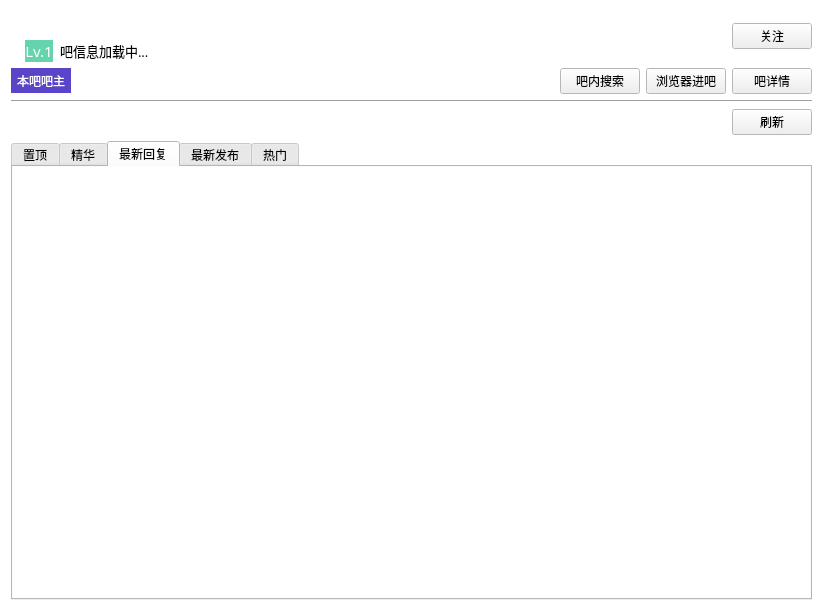
<?xml version="1.0" encoding="UTF-8"?>
<ui version="4.0">
 <class>Form</class>
 <widget class="QWidget" name="Form">
  <property name="geometry">
   <rect>
    <x>0</x>
    <y>0</y>
    <width>823</width>
    <height>611</height>
   </rect>
  </property>
  <property name="palette">
   <palette>
    <active>
     <colorrole role="Base">
      <brush brushstyle="SolidPattern">
       <color alpha="255">
        <red>255</red>
        <green>255</green>
        <blue>255</blue>
       </color>
      </brush>
     </colorrole>
     <colorrole role="Window">
      <brush brushstyle="SolidPattern">
       <color alpha="255">
        <red>255</red>
        <green>255</green>
        <blue>255</blue>
       </color>
      </brush>
     </colorrole>
    </active>
    <inactive>
     <colorrole role="Base">
      <brush brushstyle="SolidPattern">
       <color alpha="255">
        <red>255</red>
        <green>255</green>
        <blue>255</blue>
       </color>
      </brush>
     </colorrole>
     <colorrole role="Window">
      <brush brushstyle="SolidPattern">
       <color alpha="255">
        <red>255</red>
        <green>255</green>
        <blue>255</blue>
       </color>
      </brush>
     </colorrole>
    </inactive>
    <disabled>
     <colorrole role="Base">
      <brush brushstyle="SolidPattern">
       <color alpha="255">
        <red>255</red>
        <green>255</green>
        <blue>255</blue>
       </color>
      </brush>
     </colorrole>
     <colorrole role="Window">
      <brush brushstyle="SolidPattern">
       <color alpha="255">
        <red>255</red>
        <green>255</green>
        <blue>255</blue>
       </color>
      </brush>
     </colorrole>
    </disabled>
   </palette>
  </property>
  <property name="windowTitle">
   <string>吧头信息</string>
  </property>
  <property name="styleSheet">
   <string notr="true">QWidget{font-family: &quot;微软雅黑&quot;;}
</string>
  </property>
  <layout class="QGridLayout" name="gridLayout_6">
   <item row="0" column="0">
    <layout class="QGridLayout" name="gridLayout">
     <property name="horizontalSpacing">
      <number>7</number>
     </property>
     <item row="1" column="2">
      <widget class="QLabel" name="label_3">
       <property name="font">
        <font>
         <family>微软雅黑</family>
         <pointsize>10</pointsize>
        </font>
       </property>
       <property name="text">
        <string>吧信息加载中...</string>
       </property>
       <property name="alignment">
        <set>Qt::AlignLeading|Qt::AlignLeft|Qt::AlignVCenter</set>
       </property>
      </widget>
     </item>
     <item row="0" column="3" rowspan="2">
      <spacer name="horizontalSpacer">
       <property name="orientation">
        <enum>Qt::Horizontal</enum>
       </property>
       <property name="sizeHint" stdset="0">
        <size>
         <width>88</width>
         <height>20</height>
        </size>
       </property>
      </spacer>
     </item>
     <item row="0" column="0" rowspan="2">
      <widget class="QLabel" name="label">
       <property name="text">
        <string/>
       </property>
       <property name="alignment">
        <set>Qt::AlignCenter</set>
       </property>
      </widget>
     </item>
     <item row="0" column="4" rowspan="2">
      <widget class="QPushButton" name="pushButton">
       <property name="text">
        <string>关注</string>
       </property>
      </widget>
     </item>
     <item row="1" column="1">
      <widget class="QLabel" name="label_9">
       <property name="minimumSize">
        <size>
         <width>0</width>
         <height>0</height>
        </size>
       </property>
       <property name="maximumSize">
        <size>
         <width>16777215</width>
         <height>16777215</height>
        </size>
       </property>
       <property name="font">
        <font>
         <family>微软雅黑</family>
         <pointsize>11</pointsize>
        </font>
       </property>
       <property name="toolTip">
        <string>&lt;html&gt;&lt;head/&gt;&lt;body&gt;&lt;p&gt;&lt;span style=&quot; font-size:9pt;&quot;&gt;你在本吧的等级&lt;/span&gt;&lt;/p&gt;&lt;/body&gt;&lt;/html&gt;</string>
       </property>
       <property name="styleSheet">
        <string notr="true">QLabel{
	color: rgb(255, 255, 255);
	background-color: rgb(101, 211, 171);
}
</string>
       </property>
       <property name="text">
        <string>Lv.1</string>
       </property>
       <property name="alignment">
        <set>Qt::AlignCenter</set>
       </property>
      </widget>
     </item>
     <item row="0" column="1" colspan="2">
      <widget class="QLabel" name="label_2">
       <property name="font">
        <font>
         <family>微软雅黑</family>
         <pointsize>13</pointsize>
        </font>
       </property>
       <property name="text">
        <string/>
       </property>
       <property name="alignment">
        <set>Qt::AlignLeading|Qt::AlignLeft|Qt::AlignVCenter</set>
       </property>
      </widget>
     </item>
    </layout>
   </item>
   <item row="3" column="0">
    <layout class="QHBoxLayout" name="horizontalLayout">
     <item>
      <widget class="QLabel" name="label_5">
       <property name="text">
        <string/>
       </property>
      </widget>
     </item>
     <item>
      <spacer name="horizontalSpacer_2">
       <property name="orientation">
        <enum>Qt::Horizontal</enum>
       </property>
       <property name="sizeHint" stdset="0">
        <size>
         <width>174</width>
         <height>20</height>
        </size>
       </property>
      </spacer>
     </item>
     <item>
      <widget class="QPushButton" name="pushButton_2">
       <property name="text">
        <string>刷新</string>
       </property>
      </widget>
     </item>
    </layout>
   </item>
   <item row="4" column="0">
    <widget class="QTabWidget" name="tabWidget">
     <property name="currentIndex">
      <number>2</number>
     </property>
     <widget class="QWidget" name="tab_4">
      <attribute name="title">
       <string>置顶</string>
      </attribute>
      <layout class="QGridLayout" name="gridLayout_7">
       <property name="leftMargin">
        <number>0</number>
       </property>
       <property name="topMargin">
        <number>0</number>
       </property>
       <property name="rightMargin">
        <number>0</number>
       </property>
       <property name="bottomMargin">
        <number>0</number>
       </property>
       <item row="0" column="0">
        <widget class="QListWidget" name="listWidget_4">
         <property name="frameShape">
          <enum>QFrame::NoFrame</enum>
         </property>
         <property name="sizeAdjustPolicy">
          <enum>QAbstractScrollArea::AdjustToContents</enum>
         </property>
         <property name="verticalScrollMode">
          <enum>QAbstractItemView::ScrollPerPixel</enum>
         </property>
         <property name="horizontalScrollMode">
          <enum>QAbstractItemView::ScrollPerPixel</enum>
         </property>
        </widget>
       </item>
      </layout>
     </widget>
     <widget class="QWidget" name="tab_3">
      <attribute name="title">
       <string>精华</string>
      </attribute>
      <layout class="QGridLayout" name="gridLayout_4">
       <property name="leftMargin">
        <number>0</number>
       </property>
       <property name="topMargin">
        <number>0</number>
       </property>
       <property name="rightMargin">
        <number>0</number>
       </property>
       <property name="bottomMargin">
        <number>0</number>
       </property>
       <item row="0" column="0">
        <widget class="QListWidget" name="listWidget_2">
         <property name="frameShape">
          <enum>QFrame::NoFrame</enum>
         </property>
         <property name="sizeAdjustPolicy">
          <enum>QAbstractScrollArea::AdjustToContents</enum>
         </property>
         <property name="verticalScrollMode">
          <enum>QAbstractItemView::ScrollPerPixel</enum>
         </property>
         <property name="horizontalScrollMode">
          <enum>QAbstractItemView::ScrollPerPixel</enum>
         </property>
        </widget>
       </item>
      </layout>
     </widget>
     <widget class="QWidget" name="tab">
      <attribute name="title">
       <string>最新回复</string>
      </attribute>
      <layout class="QGridLayout" name="gridLayout_3">
       <property name="leftMargin">
        <number>0</number>
       </property>
       <property name="topMargin">
        <number>0</number>
       </property>
       <property name="rightMargin">
        <number>0</number>
       </property>
       <property name="bottomMargin">
        <number>0</number>
       </property>
       <item row="1" column="0" colspan="2">
        <widget class="QListWidget" name="listWidget">
         <property name="frameShape">
          <enum>QFrame::NoFrame</enum>
         </property>
         <property name="sizeAdjustPolicy">
          <enum>QAbstractScrollArea::AdjustToContents</enum>
         </property>
         <property name="verticalScrollMode">
          <enum>QAbstractItemView::ScrollPerPixel</enum>
         </property>
         <property name="horizontalScrollMode">
          <enum>QAbstractItemView::ScrollPerPixel</enum>
         </property>
        </widget>
       </item>
      </layout>
     </widget>
     <widget class="QWidget" name="tab_5">
      <attribute name="title">
       <string>最新发布</string>
      </attribute>
      <layout class="QGridLayout" name="gridLayout_8">
       <property name="leftMargin">
        <number>0</number>
       </property>
       <property name="topMargin">
        <number>0</number>
       </property>
       <property name="rightMargin">
        <number>0</number>
       </property>
       <property name="bottomMargin">
        <number>0</number>
       </property>
       <item row="0" column="0">
        <widget class="QListWidget" name="listWidget_5">
         <property name="frameShape">
          <enum>QFrame::NoFrame</enum>
         </property>
         <property name="sizeAdjustPolicy">
          <enum>QAbstractScrollArea::AdjustToContents</enum>
         </property>
         <property name="verticalScrollMode">
          <enum>QAbstractItemView::ScrollPerPixel</enum>
         </property>
         <property name="horizontalScrollMode">
          <enum>QAbstractItemView::ScrollPerPixel</enum>
         </property>
        </widget>
       </item>
      </layout>
     </widget>
     <widget class="QWidget" name="tab_2">
      <attribute name="title">
       <string>热门</string>
      </attribute>
      <layout class="QGridLayout" name="gridLayout_2">
       <property name="leftMargin">
        <number>0</number>
       </property>
       <property name="topMargin">
        <number>0</number>
       </property>
       <property name="rightMargin">
        <number>0</number>
       </property>
       <property name="bottomMargin">
        <number>0</number>
       </property>
       <item row="0" column="0">
        <widget class="QListWidget" name="listWidget_3">
         <property name="frameShape">
          <enum>QFrame::NoFrame</enum>
         </property>
         <property name="sizeAdjustPolicy">
          <enum>QAbstractScrollArea::AdjustToContents</enum>
         </property>
         <property name="verticalScrollMode">
          <enum>QAbstractItemView::ScrollPerPixel</enum>
         </property>
         <property name="horizontalScrollMode">
          <enum>QAbstractItemView::ScrollPerPixel</enum>
         </property>
        </widget>
       </item>
      </layout>
     </widget>
    </widget>
   </item>
   <item row="1" column="0">
    <layout class="QGridLayout" name="gridLayout_5" columnstretch="0,0,0,0,0,0,0,0">
     <item row="0" column="4">
      <spacer name="horizontalSpacer_3">
       <property name="orientation">
        <enum>Qt::Horizontal</enum>
       </property>
       <property name="sizeHint" stdset="0">
        <size>
         <width>40</width>
         <height>20</height>
        </size>
       </property>
      </spacer>
     </item>
     <item row="0" column="2" colspan="2">
      <widget class="QLabel" name="label_7">
       <property name="text">
        <string/>
       </property>
       <property name="alignment">
        <set>Qt::AlignLeading|Qt::AlignLeft|Qt::AlignVCenter</set>
       </property>
      </widget>
     </item>
     <item row="0" column="6">
      <widget class="QPushButton" name="pushButton_4">
       <property name="text">
        <string>浏览器进吧</string>
       </property>
       <property name="flat">
        <bool>false</bool>
       </property>
      </widget>
     </item>
     <item row="0" column="1">
      <widget class="QLabel" name="label_6">
       <property name="text">
        <string/>
       </property>
       <property name="alignment">
        <set>Qt::AlignCenter</set>
       </property>
      </widget>
     </item>
     <item row="0" column="7">
      <widget class="QPushButton" name="pushButton_3">
       <property name="text">
        <string>吧详情</string>
       </property>
       <property name="flat">
        <bool>false</bool>
       </property>
      </widget>
     </item>
     <item row="0" column="0">
      <widget class="QLabel" name="label_8">
       <property name="minimumSize">
        <size>
         <width>60</width>
         <height>25</height>
        </size>
       </property>
       <property name="maximumSize">
        <size>
         <width>60</width>
         <height>25</height>
        </size>
       </property>
       <property name="styleSheet">
        <string notr="true">QLabel{
	background-color: rgb(91, 68, 200);
	color: rgb(255, 255, 255);
}
</string>
       </property>
       <property name="text">
        <string>本吧吧主</string>
       </property>
       <property name="alignment">
        <set>Qt::AlignCenter</set>
       </property>
      </widget>
     </item>
     <item row="0" column="5">
      <widget class="QPushButton" name="pushButton_5">
       <property name="text">
        <string>吧内搜索</string>
       </property>
       <property name="flat">
        <bool>false</bool>
       </property>
      </widget>
     </item>
    </layout>
   </item>
   <item row="2" column="0">
    <widget class="Line" name="line">
     <property name="orientation">
      <enum>Qt::Horizontal</enum>
     </property>
    </widget>
   </item>
  </layout>
 </widget>
 <resources/>
 <connections/>
</ui>
